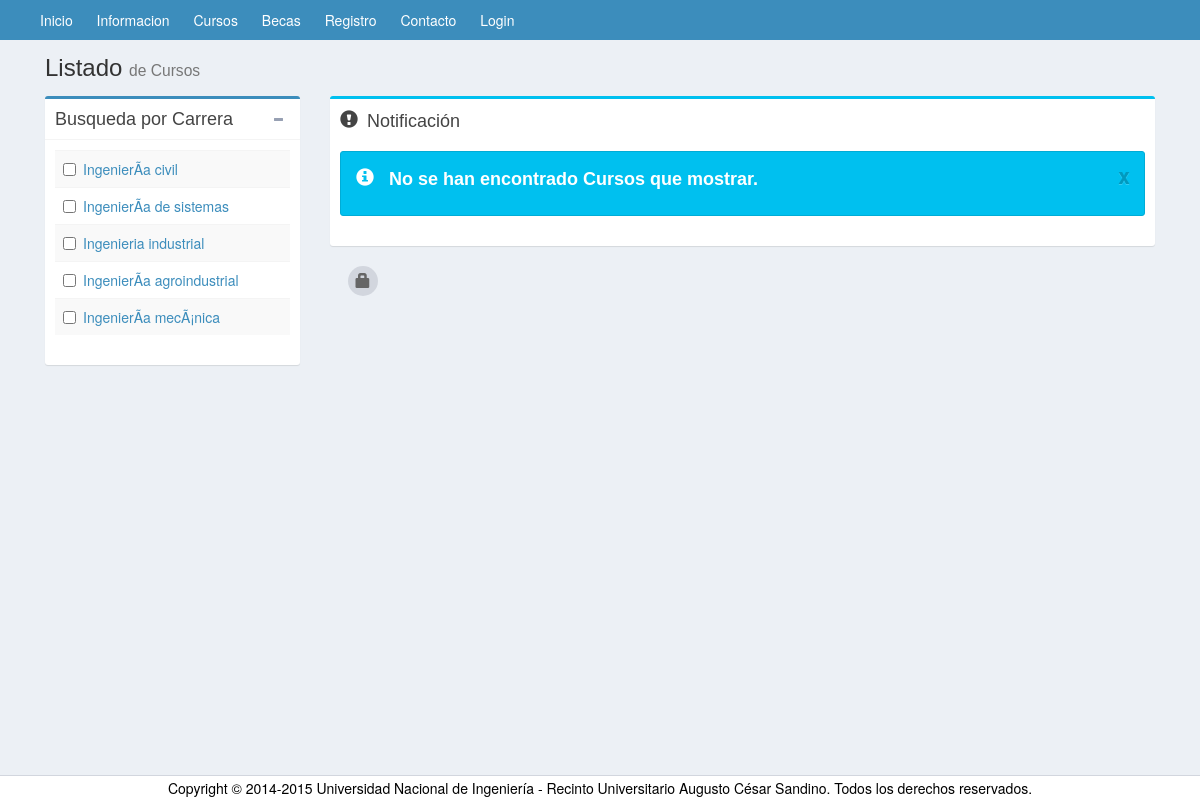
/index.php/publicaciones/Cursos, run on an earlier commit of the app's database.
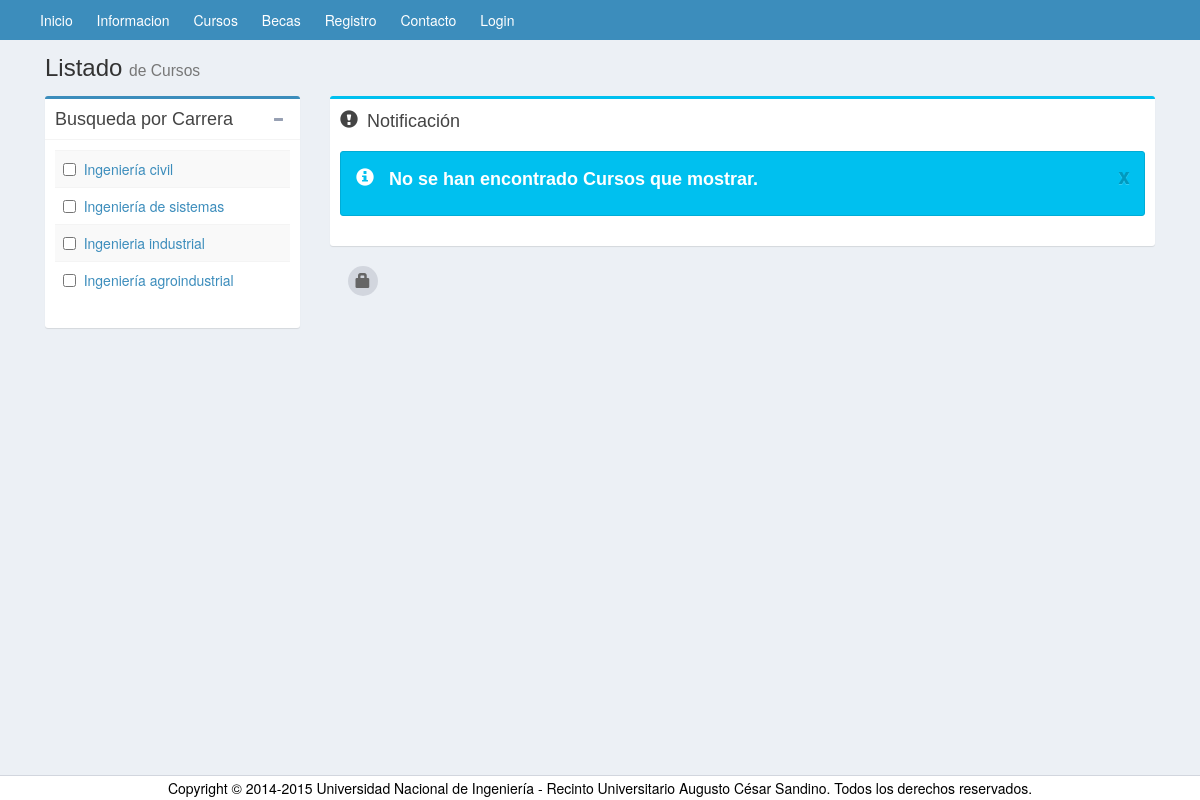
And on a later commit of the database.
### tables this page shows
CREATE TABLE `carrera` (
  `carrera_id` int(11) NOT NULL AUTO_INCREMENT,
  `nombre_carrera` varchar(45) NOT NULL,
  PRIMARY KEY (`carrera_id`)
);

### application/controllers/Publicaciones.php (called while the page is built, shortened)
<?php defined('BASEPATH') OR exit('No direct script access allowed');
	class Publicaciones extends CI_Controller{
		function __construct(){
			$this->load->library("session");
			$this->load->helper(array("sesion","fecha"));
		}
					?>
					<?
		public function Cursos(){
			$this->load->model("curso_model");
			$this->load->model("listas_model");
			$this->load->helper("fecha");
			if(isset($_POST["carrera"]) && !empty($_POST["carrera"])){
				$data["cursos"] = $this->curso_model->consultar_por_carrera($this->input->post("carrera"));
				$data["carreras_marcadas"] = $this->input->post("carrera");
			}else{
				$data["cursos"] = $this->curso_model->listar(array("visible"=>TRUE,"fecha_alta >="=>date("Y-m-d")),"","fecha_publicacion");
			}
			$data["carreras"] = $this->listas_model->listarCarreras();
			$this->load->view("templates/header");
			$this->load->view("templates/menu");
			$this->load->view("pages/cursos",$data);
			$this->load->view("templates/footer");
		}
	}
?>

### index.php (called while the page is built, shortened)
<?php
require_once BASEPATH.'core/CodeIgniter.php';

### application/helpers/sesion_helper.php (called while the page is built, shortened)
<?php
	function sesionIniciada(){
		return isset($_SESSION["egresado"]) || isset($_SESSION["empresa"]) || isset($_SESSION["administrador"]) || isset($_SESSION["publicador"]);
	}
?>

### application/models/listas_model.php (called while the page is built, shortened)
<?php defined('BASEPATH') OR exit('No direct script access allowed');
	class Listas_model extends CI_Model{
		function listarCarreras(){
			return $this->db->get("carrera");
		}
	}
?>

### application/views/pages/cursos.php (the view, shortened to what this page needs)
<div class="container">
	<section class="content-header">
		<h1>Listado <strong><small>de Cursos</small></strong></h1>
	</section>
	<section class="content">
		<div class="row">
			<div class="col-md-3">
				<div class="box box-primary">
					<div class="box-header with-border">
						<h3 class="box-title">Busqueda por Carrera</h3>
						<div class="box-tools">
							<button class="btn btn-box-tool" data-widget="collapse">
								<i class="glyphicon glyphicon-minus"></i>
							</button>
						</div>
					</div>
					<div class="box-body no padding">
						<div class="table-responsive mailbox-messages">
							<form method="post" id="formBuscar" action="<?=base_url("Publicaciones/cursos")?>">
								<table class="table table-hover table-striped">
									<tbody>
										<?php
											if (isset($carreras) && !empty($carreras)) {
												foreach($carreras->result() as $row){
													echo "<tr>";
													if (isset($carreras_marcadas) && !empty($carreras_marcadas)) {
														if (buscar_carrera($row->carrera_id,$carreras_marcadas)) {
															echo "
															<td>
																<input type='checkbox' id='carr_" . $row->carrera_id . "' name='carrera[]' value='$row->carrera_id' checked style='position: absolute;'/>
															</td>
															<td class='mailbox-name'>
																<a href='#'>$row->nombre_carrera</a>
															</td>
															";
														}else{
															echo "
															<td>
																<input type='checkbox' id='carr_" . $row->carrera_id . "' name='carrera[]' value='$row->carrera_id' style='position: absolute;'/>
															</td>
															<td class='mailbox-name'>
																<a href='#'>$row->nombre_carrera</a>
															</td>
															";
														}
													}else{
														echo "
														<td>
															<input type='checkbox' id='carr_" . $row->carrera_id . "' name='carrera[]' value='$row->carrera_id' style='position: absolute;'/>
														</td>
														<td class='mailbox-name'>
															<a href='#'>$row->nombre_carrera</a>
														</td>
														";
													}
													echo "</tr>";
												}
											}
										?>
									</tbody>
								</table>
							</form>
						</div>
					</div>
				</div>
			</div>
			<div class="col-md-9">
				<?php
					if(isset($cursos) && !empty($cursos) && $cursos->num_rows()>0){
						foreach($cursos->result() as $row){
				?>
							<ul class="timeline">
								<li class="timeline-label">
									<span class="bg-blue">
										<?php
											$fecha = new DateTime($row->fecha_publicacion);
										 	echo $fecha->format("F j, Y");
										?>
									</span>
								</li>
								<li>
									<i class="glyphicon glyphicon-user bg-aqua"></i>
									<div class="timeline-item">
										<span class="time">
											<i class="glyphicon glyphicon-calendar"></i>
											<strong>Esta publicación expirará el dia: <?= date_toDMY($row->fecha_alta); ?></strong>
										</span>
										<h3 class="timeline-header"><a href="#"> <?= ucfirst($row->nombre_curso); ?></a></h3>
										<div class="timeline-body">
											<?php
												echo ucfirst($row->descripcion);
											?>
											<br>
											<strong>Información</strong>
											<table class='table table-hover'>
												<tr>
													<td>Duración</td>
													<td><?= $row->duracion; ?> meses</td>
												</tr>
												<tr>
													<td>Fecha de inicio</td>
													<td><?= date_toDMY($row->inicio);?></td>
												</tr>
												<tr>
													<td>Costo</td>
													<td> <?= "$".$row->costo; ?> dólares</td>
												</tr>
												<tr>
													<td>Tipo de curso</td>
													<td>
														<?php
															if ($row->libre==TRUE) {
																echo "Curso Libre";
															}else{
																echo "Curso de Posgrado";
															}
														?>
													</td>
												</tr>
											</table>
											<?php
												if (!empty($row->imagen)) {
											?>
													<img class="margin" alt="" src="<?= base_url('Imagen/Cargar/'.$row->imagen_publicacion_id) ?>">
											<?php
												}
											?>
										</div>
										<div class="timeline-footer">
										</div>
									</div>
								</li>
				<?php
						}
					}else{
				?>
						<div class="box box-info">
							<div class="box-header wit-border">
								<i class="glyphicon glyphicon-exclamation-sign"></i>
								<h3 class="box-title">Notificación</h3>
							</div>
							<div class="box-body">
								<div class="alert alert-info alert-dismissable">
									<button class="close" aria-hidden="true" data-dismiss="alert" type="button">x</button>
									<h4 >
										<i class="icon glyphicon glyphicon-info-sign"></i>
										No se han encontrado Cursos que mostrar.
									</h4>
								</div>
							</div>
						</div>
				<?php
					}
				?>
				<ul class="timeline">
					<li>
						<i class="glyphicon glyphicon-lock bg-gray"></i>
					</li>
				</ul>
			</div>
		</div>
	</section>
</div>

### application/views/templates/header.php (shortened to what this page needs)
<!DOCTYPE html>
<html lang="es">
	<head>
		<link rel="stylesheet" type="text/css" href="<?=base_url('bootstrap/css/bootstrap.css')?>"></link>
		<link rel="stylesheet" type="text/css" href="<?=base_url('dist/css/AdminLTE.css')?>"></link>
		<link rel="stylesheet" type="text/css" href="<?=base_url('dist/css/scse.css')?>"></link>
		<link rel="stylesheet" type="text/css" href="<?=base_url('dist/css/skins/_all-skins.css')?>"></link>
		<link rel="stylesheet" href="<?=base_url('dist/css/skins/_all-skins.css')?>">
		<link rel="stylesheet" href="<?=base_url()?>plugins/iCheck/all.css">
		<link rel="stylesheet" href="<?=base_url('plugins/jquery-ui/jquery-ui.min.css')?>">
		<link rel="stylesheet" href="<?=base_url('font-awesome/css/font-awesome.min.css')?>">
	</head>
<body>

### application/views/templates/menu.php (shortened to what this page needs)
<nav id="menu_superior">
	<div class="container">
		<div class="row">
			<div class="col-md-12 col-lg-12">
				<ul class="menu">
					<li class="active"><a href="<?=base_url()?>">Inicio</a></li>
					<li><a href="#">Informacion</a>
					</li>
					<li><a href="<?=base_url('Publicaciones/cursos')?>">Cursos</a></li>
					<li><a href="<?=base_url('Publicaciones/becas')?>">Becas</a></li>
					<li><a href="#">Registro</a>
					</li>
					<li><a href="<?=base_url('page/contacto')?>">Contacto</a></li>
					<?php
						if(!sesionIniciada()){
							?>
								<li><a href="<?=base_url('sesion/iniciar_sesion')?>">Login</a></li>
							<?
						}
					?>
				</ul>
			</div>
		</div>
	</div>
</nav>

### application/views/templates/footer.php
		<footer>
			<p>Copyright © 2014-2015 Universidad Nacional de Ingeniería - Recinto Universitario Augusto César Sandino. Todos los derechos reservados.</p>
		</footer>
	</body>
</html>

What changed in the data, as far as the page shows it:
removed carrera: nombre_carrera "IngenierÃ­a mecÃ¡nica"
changed carrera: nombre_carrera "IngenierÃ­a civil" → "Ingeniería civil"
changed carrera: nombre_carrera "IngenierÃ­a de sistemas" → "Ingeniería de sistemas"
changed carrera: nombre_carrera "IngenierÃ­a agroindustrial" → "Ingeniería agroindustrial"
